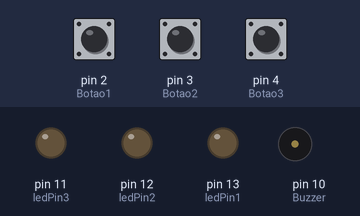
A sketch run on a simulated Arduino Uno, built with avr-gcc and run on an emulated ATmega328P. On the bench: output pins drawn as LEDs (lit = HIGH), buzzer (waves = sounding). The test bench sets the inputs (shaded band); at power-on: pin 3 (Botao2) LOW, pin 2 (Botao1) LOW, pin 4 (Botao3) LOW.

Above: at 1.2 s.
1.3 s: pin 3 (Botao2) pulled HIGH for 0.15 s
At 2.1 s:
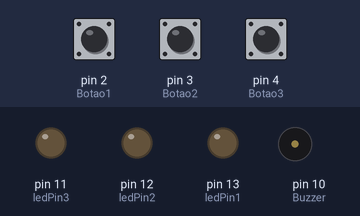
3.0 s: pin 2 (Botao1) pulled HIGH for 0.15 s
At 4.4 s:
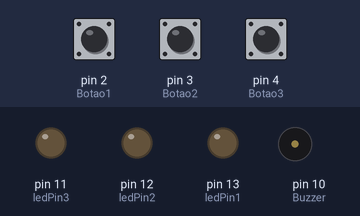
4.7 s: pin 4 (Botao3) pulled HIGH for 0.15 s
At 6.1 s:
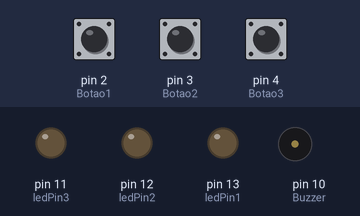
6.4 s: pin 2 (Botao1) pulled HIGH for 1 s
At 6.8 s:
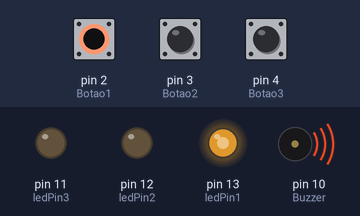
8.9 s: pin 2 (Botao1) pulled HIGH for 3.2 s
At 12.8 s:
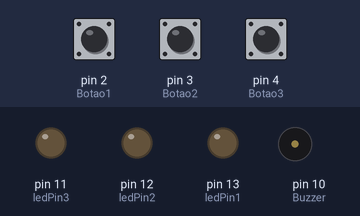
13.6 s: pin 3 (Botao2) pulled HIGH for 1 s
At 14.4 s:
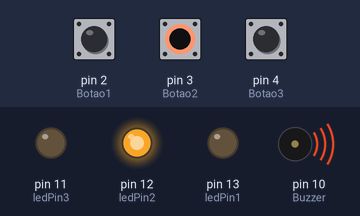
Timing chart, 0 to 16.6 s (numbered marks = the images above; inputs shaded):
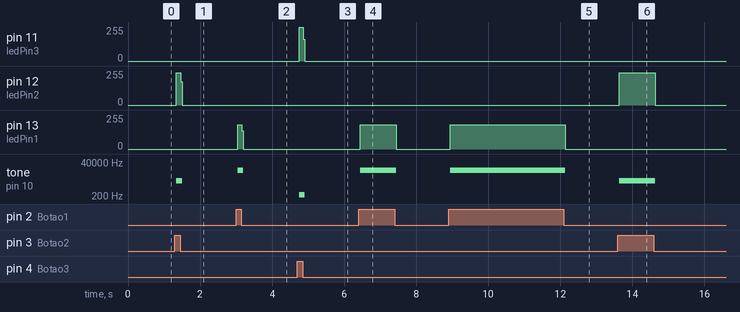

Measured:
- after the input at 1.3 s, pin 12 (ledPin2): 0/255 → 242/255 at once, → 0/255 0.12 s later; tone on pin 10 (Buzzer): silent → 2214 Hz at once, → silent 0.16 s later
- after the input at 3.0 s, pin 13 (ledPin1): 0/255 → 183/255 at once, → 0/255 0.12 s later; tone on pin 10 (Buzzer): silent → 10907 Hz at once, → silent 0.16 s later
- after the input at 4.7 s, pin 11 (ledPin3): 0/255 → 254/255 after 0.05 s, → 0/255 0.12 s later; tone on pin 10 (Buzzer): silent → 247 Hz after 0.05 s, → silent 0.16 s later
- after the input at 6.4 s, pin 13 (ledPin1): 0/255 → 183/255 at once, → 0/255 1.0 s later; tone on pin 10 (Buzzer): silent → 10907 Hz at once, → silent 1.0 s later
- after the input at 8.9 s, pin 13 (ledPin1): 0/255 → 183/255 at once, → 0/255 3.2 s later; tone on pin 10 (Buzzer): silent → 10907 Hz at once, → silent 3.2 s later
- after the input at 13.6 s, pin 12 (ledPin2): 0/255 → 242/255 at once, → 0/255 1.0 s later; tone on pin 10 (Buzzer): silent → 2214 Hz at once, → silent 1.0 s later

The sketch:

MultipleKeysWithBuzzer.ino
```cpp
const int ledPin1 = 13;
const int ledPin2 = 12;
const int ledPin3 = 11;
const int Botao1 = 2;
const int Botao2 = 3;
const int Botao3 = 4;
const int Buzzer = 10; //O buzzer está colocado no pino 10
int EstadoBotao1 = 0;
int EstadoBotao2 = 0;
int EstadoBotao3 = 0;
float Tom = 0; //Variavel para armazenar a nota musical

void setup() {
    pinMode(Buzzer, OUTPUT);
    pinMode(ledPin1, OUTPUT);
    pinMode(Botao1, INPUT);
    pinMode(ledPin2, OUTPUT);
    pinMode(Botao2, INPUT);
    pinMode(ledPin3, OUTPUT);
    pinMode(Botao3, INPUT);
}

void loop(){
    EstadoBotao1 = digitalRead(Botao1);
    EstadoBotao2 = digitalRead(Botao2);
    EstadoBotao3 = digitalRead(Botao3);
if(EstadoBotao1 && !EstadoBotao2 && !EstadoBotao3) {
    Tom = 20;
    digitalWrite(ledPin1, HIGH);
}
if(EstadoBotao2 && !EstadoBotao1 && !EstadoBotao3) {
    Tom = 200;
    digitalWrite(ledPin2, HIGH);
}
if(EstadoBotao3 && !EstadoBotao2 && !EstadoBotao1) {
    Tom = 2000;
    digitalWrite(ledPin3, HIGH);
}
if(Tom > 0) { //enquanto Tom for maior que zero faça o que esta
//descrit o baixo:
    digitalWrite(Buzzer, HIGH); // Liga buzzer
    delayMicroseconds(Tom); // Espera o tempo proporcional ao
    //comprimento de onda da nota musical em milisegundos
    digitalWrite(Buzzer, LOW); // Desliga buzzer
    delayMicroseconds(Tom); // Espera o tempo proporcional ao
    //comprimento de onda da nota musical em milisegundos
    Tom = 0; // Reseta o Tom para zero, para sair do loop while e
    //nao tocar o som constantemente
    digitalWrite(ledPin1, LOW);
    digitalWrite(ledPin2, LOW);
    digitalWrite(ledPin3, LOW);
  }
}
```
